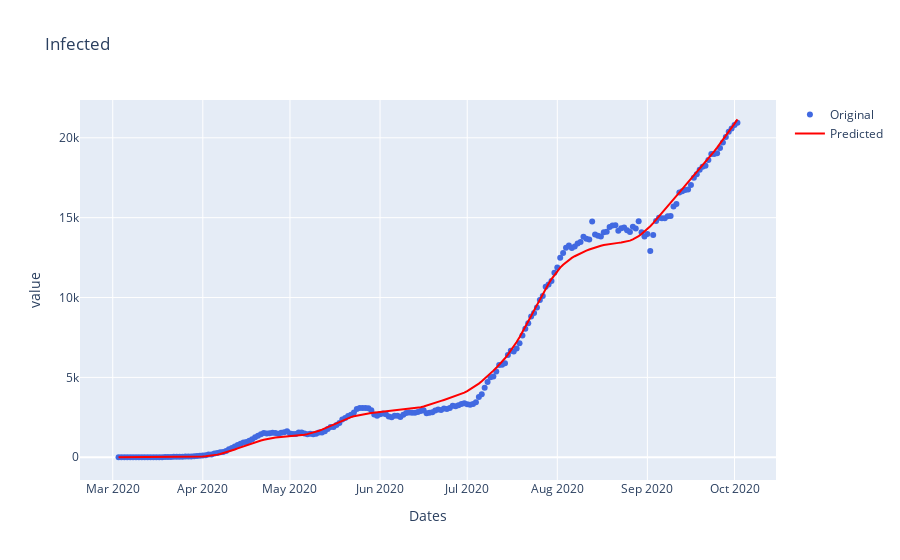

Notebook cell for this chart:
### Code cell
#Infected
fig=go.Figure()
fig.add_trace(go.Scatter(x=df_state['Date'], y=df_state['Infected'],name='Original',
                         mode='markers',line=dict(color='royalblue',)))
fig.add_trace(go.Scatter(x=df_state['Date'], y=df_pred['Infected'],name='Predicted',
                         line=dict(color='red',)))
fig.update_layout(title = "Infected", xaxis = {'title':'Dates'}, yaxis = {'title':'value'})
#fig.update_xaxes(rangeslider_visible=True)
fig.show()

### Figure 1 — Plotly figure (JSON) as saved in the notebook; plotly's stock layout.template omitted (floating-point values rounded to 4 significant figures; data arrays with more than 128 entries replaced by an {"elided": "..."} marker saying what was removed)
{"data": [{"line": {"color": "royalblue"}, "mode": "markers", "name": "Original", "type": "scatter", "x": {"elided": "214 str values"}, "y": {"elided": "214 int values"}}, {"line": {"color": "red"}, "name": "Predicted", "type": "scatter", "x": {"elided": "214 str values"}, "y": {"elided": "214 float values"}}], "layout": {"title": {"text": "Infected"}, "xaxis": {"title": {"text": "Dates"}}, "yaxis": {"title": {"text": "value"}}}}
